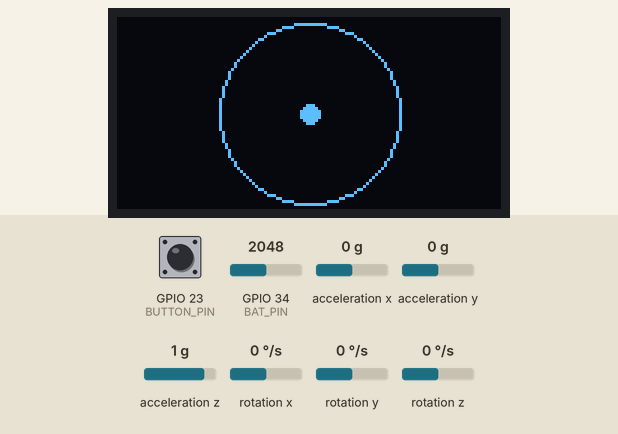
Simulated run of this sketch. Board: ESP32. On the bench: 128×64 one-colour display. The inputs (shaded band) are chosen by the test bench; at power-on: GPIO 23 (BUTTON_PIN) HIGH, acceleration x 0 g, GPIO 34 (BAT_PIN) = 2048, acceleration y 0 g, acceleration z 1 g, rotation x 0 °/s, rotation y 0 °/s, rotation z 0 °/s. The display library's start-up logo is not drawn; what the sketch prints to the serial monitor is not drawn.

Above: at 2.5 s.
2.6 s: GPIO 23 (BUTTON_PIN) pulled LOW for 0.15 s
At 4.0 s:
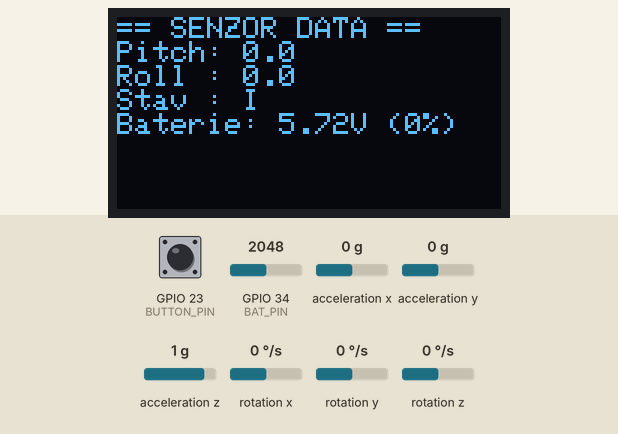
4.4 s: acceleration x set to -1.4 g
At 4.59 s:
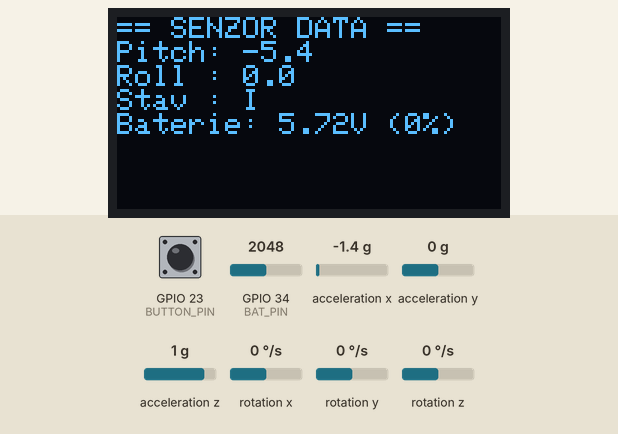
6.8 s: acceleration x set to 0.8 g
At 9.7 s:
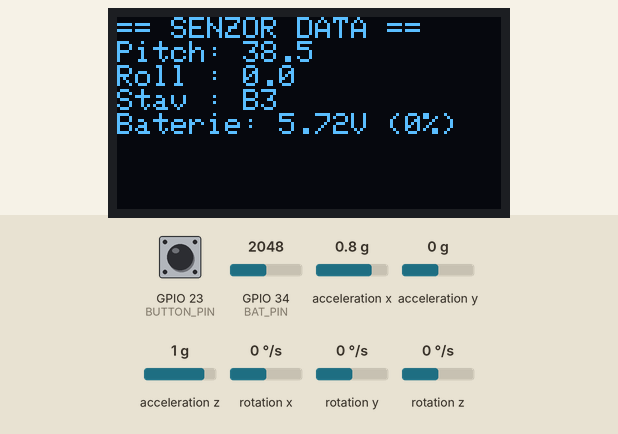
9.8 s: GPIO 23 (BUTTON_PIN) pulled LOW for 1 s
At 10.6 s:
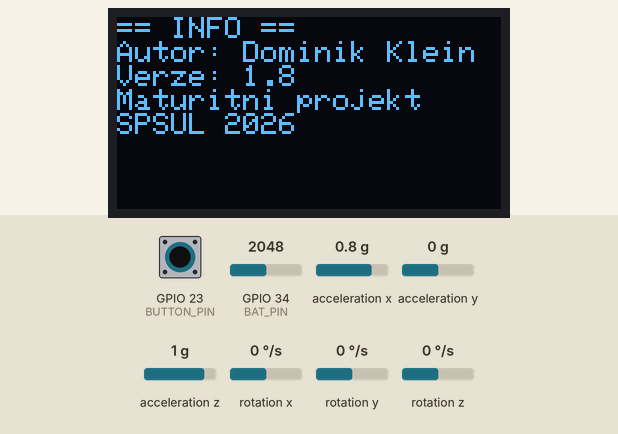
Timing chart, 0 to 12.8 s (numbered marks = the images above; inputs shaded):
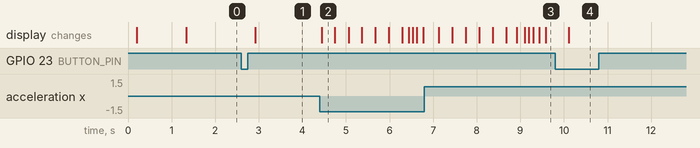

The sketch:

Sender007-vetsiObrazovka.ino
```cpp
#include <Wire.h> // Komunikace I2C pro OLED a gyroskop
#include <MPU6050.h> // Gyroskop
#include <esp_now.h> // WI-FI pro esp 32
#include <WiFi.h> // Zapnutí WI-FI modů
#include <Adafruit_GFX.h> // Funkce OLED displeje
#include <Adafruit_SH110X.h> // Nastavení displeje
#include <math.h> // Matematické funke

// --- OLED nastavení ---
#define SCREEN_WIDTH 128
#define SCREEN_HEIGHT 64
#define OLED_RESET -1
#define BUTTON_PIN 23
Adafruit_SH1106G display(SCREEN_WIDTH, SCREEN_HEIGHT, &Wire, OLED_RESET);

// --- MPU6050 ---
MPU6050 mpu;

// --- Struktura pro ESP-NOW ---
typedef struct struct_message {
  char state[3]; // např. "F1", "R3"
} struct_message;

struct_message myMessage;

// --- MAC adresa přijímače ---
uint8_t receiverAddress[] = {0xC0, 0x5D, 0x89, 0xCE, 0x33, 0x34};

// --- Proměnné ---
float pitchFiltered = 0;
float rollFiltered = 0;
unsigned long lastSend = 0;
const unsigned long SEND_INTERVAL = 300; // Interval po kterém se odesílají hodnoty (ms)
char lastState[3] = "X";

// --- Baterie ---
const int BAT_PIN = 34; // Pin pro detekci analogového signálu
const float R1 = 216000.0; // Hodnota R1
const float R2 = 100000.0; // Hodnota R2
const float ADC_REF = 3.3;
const int ADC_RES = 4095;
float batteryVoltage = 0.0; // Napětí baterie
int batteryPercent = 0; // Hodnota baterie
unsigned long lastBatteryUpdate = 0;
const unsigned long BATTERY_UPDATE_INTERVAL = 10000;
const float kalibracniFaktor = 1.097;
const float posun = 0.0;

// --- OLED stránky ---
int currentScreen = 0;
bool lastButtonReading = HIGH;

// --- Funkce pro tlačítko ---
void handleButton() {
  bool reading = digitalRead(BUTTON_PIN);
  if (reading == LOW && lastButtonReading == HIGH) {
    currentScreen++;
    if (currentScreen > 2) currentScreen = 0;
    Serial.print("Přepínám na stránku: ");
    Serial.println(currentScreen);
    delay(250);
  }
  lastButtonReading = reading;
}

// --- Reinicializace MPU ---
void reinitMPU() {
  Serial.println("Reinicializuji MPU...");
  mpu.initialize();
  delay(200);
}

// --- Měření baterie ---
void updateBattery() {
  const int SAMPLES = 10;
  long sum = 0;
  for (int i = 0; i < SAMPLES; i++) {
    sum += analogRead(BAT_PIN);
    delay(5);
  }
  float avgADC = sum / (float)SAMPLES;
  float vOut = (avgADC * ADC_REF) / ADC_RES;
  batteryVoltage = vOut / (R2 / (R1 + R2));
  batteryVoltage = batteryVoltage * kalibracniFaktor + posun;
  if (batteryVoltage >= 8.4) batteryPercent = 100;
  else if (batteryVoltage <= 6.0) batteryPercent = 0;
  else batteryPercent = (batteryVoltage - 6.0) * (100.0 / (8.4 - 6.0));
}

void setup() {
  pinMode(BUTTON_PIN, INPUT_PULLUP);
  Serial.begin(115200);
  Wire.begin(21, 22);
  delay(200);

  mpu.initialize();
  if (!mpu.testConnection()) {
    Serial.println("MPU6050 nenalezen!");
    while (1);
  }
  mpu.setFullScaleAccelRange(MPU6050_ACCEL_FS_2);
  Serial.println("MPU6050 OK");

  // --- OLED SH1106 inicializace ---
  if (!display.begin(0x3C, true)) { // true = reset display
    Serial.println("SH1106 OLED nenalezen!");
    while (1);
  }
  display.display();
  delay(1000);
  display.clearDisplay();

  WiFi.mode(WIFI_STA);
  if (esp_now_init() != ESP_OK) {
    Serial.println("Chyba ESP-NOW init!");
    while (1);
  }
  esp_now_peer_info_t peerInfo = {};
  memcpy(peerInfo.peer_addr, receiverAddress, 6);
  peerInfo.channel = 0;
  peerInfo.encrypt = false;
  esp_now_add_peer(&peerInfo);

  Serial.println("Inicializace dokončena");
  updateBattery();
  lastBatteryUpdate = millis();
}

void loop() {
  handleButton();

  if (millis() - lastBatteryUpdate >= BATTERY_UPDATE_INTERVAL) {
    updateBattery();
    lastBatteryUpdate = millis();
  }

  int16_t ax, ay, az;
  mpu.getAcceleration(&ax, &ay, &az);
  if (abs(ax) > 32000 || abs(ay) > 32000 || abs(az) > 32000) {
    reinitMPU();
    return;
  }

  float fax = ax / 16384.0f;
  float fay = ay / 16384.0f;
  float faz = az / 16384.0f;
  if (isnan(fax) || isnan(fay) || isnan(faz)) {
    reinitMPU();
    return;
  }

  float pitch = atan2(fax, sqrt(fay * fay + faz * faz)) * 180.0f / PI;
  float roll  = atan2(fay, sqrt(fax * fax + faz * faz)) * 180.0f / PI;
  pitchFiltered = 0.9f * pitchFiltered + 0.1f * pitch;
  rollFiltered  = 0.9f * rollFiltered + 0.1f * roll;

  char state[3] = "I"; // Idle
  float p = pitchFiltered;
  float r = rollFiltered;

  // --- Dopředu (Forward) ---
  if (p < -10 && p >= -20) strcpy(state, "F1");
  else if (p < -20 && p >= -30) strcpy(state, "F2");
  else if (p < -30 && p >= -40) strcpy(state, "F3");
  else if (p < -40) strcpy(state, "F4");
  // --- Dozadu (Backward) ---
  else if (p > 10 && p <= 20) strcpy(state, "B1");
  else if (p > 20 && p <= 30) strcpy(state, "B2");
  else if (p > 30 && p <= 40) strcpy(state, "B3");
  else if (p > 40) strcpy(state, "B4");
  // --- Doleva (Left) – konstantní rychlost ---
  else if (r < -10) strcpy(state, "L4");
  // --- Doprava (Right) – konstantní rychlost ---
  else if (r > 10) strcpy(state, "R4");

  if (strcmp(state, lastState) != 0 || millis() - lastSend >= SEND_INTERVAL) {
    strcpy(myMessage.state, state);
    esp_now_send(receiverAddress, (uint8_t*)&myMessage, sizeof(myMessage));
    Serial.print("Odeslán stav: ");
    Serial.println(state);
    strcpy(lastState, state);
    lastSend = millis();
  }

  display.clearDisplay();
  if (currentScreen == 0) {
    int centerX = SCREEN_WIDTH / 2;
    int centerY = SCREEN_HEIGHT / 2;
    int radius = 30;
    float scale = 1.5;
    float offsetX = rollFiltered * scale;
    float offsetY = pitchFiltered * scale;
    float distance = sqrt(offsetX * offsetX + offsetY * offsetY);
    if (distance > radius - 3) {
      offsetX = offsetX * (radius - 3) / distance;
      offsetY = offsetY * (radius - 3) / distance;
    }
    int dotX = centerX + (int)offsetX;
    int dotY = centerY + (int)offsetY;
    display.drawCircle(centerX, centerY, radius, SH110X_WHITE);
    display.fillCircle(dotX, dotY, 3, SH110X_WHITE);
  } else if (currentScreen == 1) {
    display.setTextSize(1);
    display.setTextColor(SH110X_WHITE);
    display.setCursor(0, 0);
    display.println("== SENZOR DATA ==");
    display.print("Pitch: "); display.println(pitchFiltered, 1);
    display.print("Roll : "); display.println(rollFiltered, 1);
    display.print("Stav : "); display.println(state);
    display.print("Baterie: "); display.print(batteryVoltage, 2);
    display.print("V ("); display.print(batteryPercent); display.println("%)");
  } else if (currentScreen == 2) {
    display.setTextSize(1);
    display.setCursor(0, 0);
    display.println("== INFO ==");
    display.println("Autor: Dominik Klein");
    display.println("Verze: 1.8");
    display.println("Maturitni projekt");
    display.println("SPSUL 2026");
  }
  display.display();
  delay(20);
}
```

Measured:
- after the input at 2.6 s, the display: changes after 0.32 s (image 1)
- after the input at 4.4 s, the display: changes at once (image 2)
- after the input at 9.8 s, the display: changes after 0.31 s (image 4)
